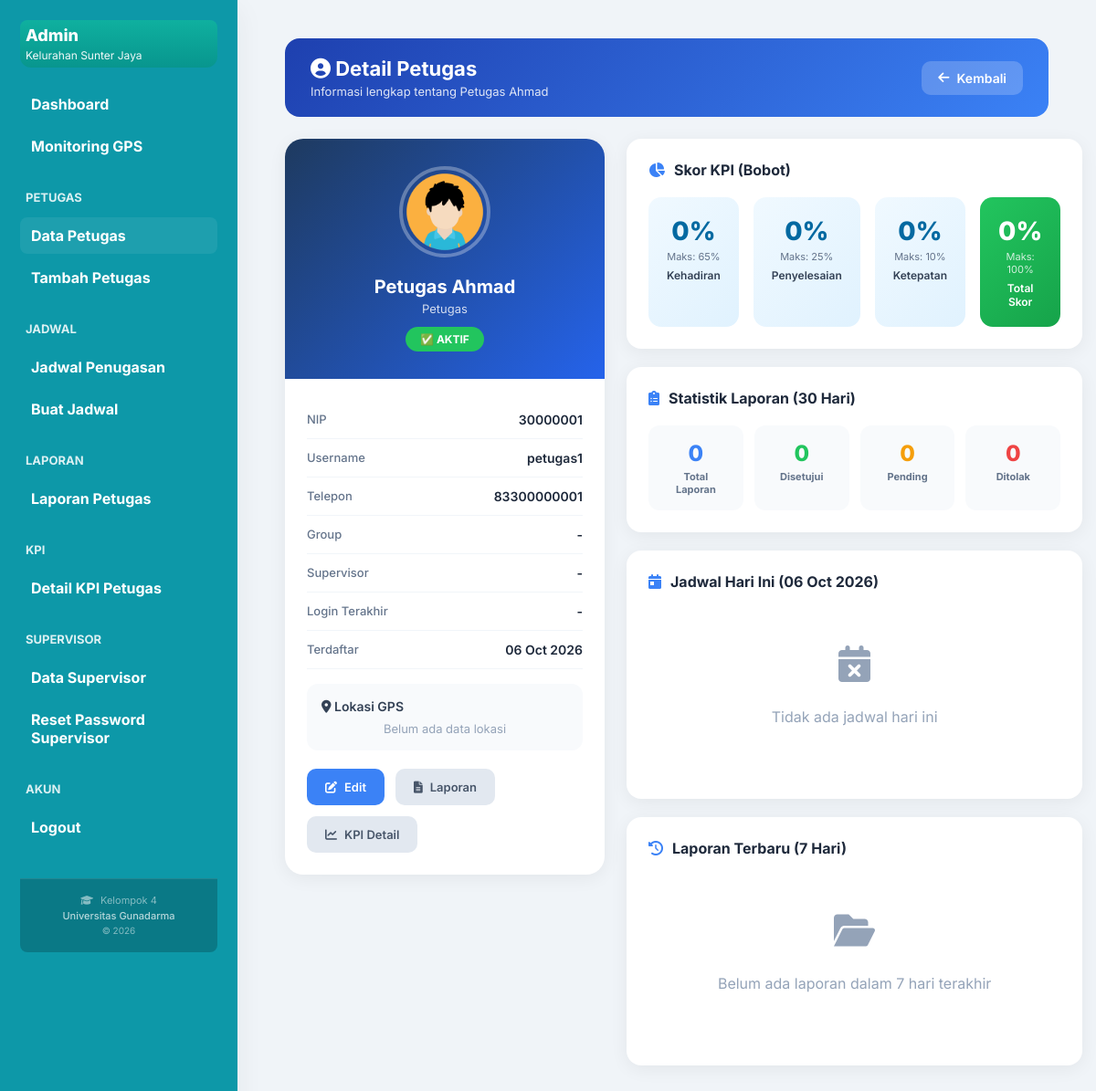
/admin/views/detail_petugas.php?id=21 (signed in), run on the app's committed database.
### tables this page shows
CREATE TABLE IF NOT EXISTS users (
    id BIGINT PRIMARY KEY AUTO_INCREMENT,
    nip INT(8) UNIQUE,
    name VARCHAR(100) NOT NULL,
    username VARCHAR(50) UNIQUE,
    password_hash VARCHAR(255) NOT NULL,
    role ENUM('admin', 'petugas', 'supervisor') NOT NULL DEFAULT 'petugas',
    status ENUM('aktif', 'nonaktif', 'cuti') NOT NULL DEFAULT 'aktif',
    group_id BIGINT NULL,
    supervisor_id BIGINT NULL,
    phone BIGINT,
    photo_path VARCHAR(255) DEFAULT '/default-avatar.png',
    last_login TIMESTAMP NULL,
    last_activity TIMESTAMP NULL,
    last_status_change TIMESTAMP NULL,
    latitude DECIMAL(10, 8),
    longitude DECIMAL(11, 8),
    last_location_update TIMESTAMP NULL,
    created_at TIMESTAMP DEFAULT CURRENT_TIMESTAMP,
    updated_at TIMESTAMP DEFAULT CURRENT_TIMESTAMP ON UPDATE CURRENT_TIMESTAMP
);

### admin/views/detail_petugas.php (the view, shortened to what this page needs)
<?php
$userId = (int)($_GET['id'] ?? 0);
$pdo = Database::getInstance()->getConnection();
$userStmt = $pdo->prepare("
    SELECT
        u.*,
        g.name AS group_name,
        sup.name AS supervisor_name
    FROM users u
    LEFT JOIN `groups` g ON u.group_id = g.id
    LEFT JOIN users sup ON u.supervisor_id = sup.id
    WHERE u.id = ?
");
$userStmt->execute([$userId]);
$user = $userStmt->fetch(PDO::FETCH_ASSOC);
$kpiStmt = $pdo->prepare("
    SELECT presence_rate, completion_rate, punctuality_rate, score_total, effective_date, calculated_at
    FROM kpi_scores
    WHERE user_id = ?
    ORDER BY effective_date DESC
    LIMIT 1
");
$kpiStmt->execute([$userId]);
$kpi = $kpiStmt->fetch(PDO::FETCH_ASSOC);
$kpiWeighted = [
    'attendance' => $kpi ? round((float)$kpi['presence_rate'] * 0.65, 1) : 0,
    'completion' => $kpi ? round((float)$kpi['completion_rate'] * 0.25, 1) : 0,
    'punctuality' => $kpi ? round((float)$kpi['punctuality_rate'] * 0.10, 1) : 0,
    'total' => $kpi ? (float)$kpi['score_total'] : 0
];
$today = date('Y-m-d');
$scheduleStmt = $pdo->prepare("
    SELECT s.*, z.name AS zone_name, z.rw_code, r.id AS report_id, r.status AS report_status,
        CASE
            WHEN r.id IS NOT NULL THEN 'sudah_lapor'
            WHEN :user_status = 'online' AND s.shift_start <= CURRENT_TIME AND s.shift_end >= CURRENT_TIME THEN 'sedang_mengerjakan'
            WHEN s.shift_start <= CURRENT_TIME THEN 'belum_lapor'
            ELSE 'belum_mulai'
        END as work_status
    FROM schedules s
    LEFT JOIN zones z ON s.zone_id = z.id
    LEFT JOIN reports r ON r.schedule_id = s.id
    WHERE s.user_id = :user_id AND s.work_date = :work_date
    ORDER BY s.shift_start ASC
");
$scheduleStmt->execute([':user_id' => $userId, ':work_date' => $today, ':user_status' => $user['status'] ?? 'offline']);
$todaySchedules = $scheduleStmt->fetchAll(PDO::FETCH_ASSOC);
$reportStmt = $pdo->prepare("
    SELECT r.*, z.name AS zone_name, z.rw_code,
           (SELECT COUNT(*) FROM report_photos WHERE report_id = r.id) AS photo_count
    FROM reports r
    LEFT JOIN zones z ON r.zone_id = z.id
    WHERE r.user_id = ? AND r.work_date >= DATE_SUB(CURDATE(), INTERVAL 7 DAY)
    ORDER BY r.created_at DESC
    LIMIT 10
");
$reportStmt->execute([$userId]);
$recentReports = $reportStmt->fetchAll(PDO::FETCH_ASSOC);
$statsStmt = $pdo->prepare("
    SELECT
        COUNT(*) AS total_reports,
        SUM(CASE WHEN status = 'approved' THEN 1 ELSE 0 END) AS approved_reports,
        SUM(CASE WHEN status = 'rejected' THEN 1 ELSE 0 END) AS rejected_reports,
        SUM(CASE WHEN status = 'pending' THEN 1 ELSE 0 END) AS pending_reports
    FROM reports
    WHERE user_id = ? AND work_date >= DATE_SUB(CURDATE(), INTERVAL 30 DAY)
");
$statsStmt->execute([$userId]);
$stats = $statsStmt->fetch(PDO::FETCH_ASSOC);
function safeText($v) { return htmlspecialchars($v ?? '', ENT_QUOTES, 'UTF-8'); }
function getStatusColor($status) {
    switch ($status) {
        case 'aktif': return '#22c55e';
    }
}
function getStatusLabel($status) {
    switch ($status) {
        case 'aktif': return '✅ Aktif';
    }
}
?>
<!DOCTYPE html>
<html lang="id">
<head>
    <link rel="stylesheet" href="../css/dashboard.css">
    <link rel="stylesheet" href="https://cdnjs.cloudflare.com/ajax/libs/font-awesome/6.0.0/css/all.min.css">
</head>
<body>
<div class="app">
    <?php $activePage = 'data_petugas'; require_once '../../admin/components/sidebar.php'; ?>
    <main class="main">
        <div class="detail-container">
            <div class="page-header">
                <div>
                    <h1><i class="fas fa-user-circle"></i> Detail Petugas</h1>
                    <div style="font-size:13px; opacity:0.85; margin-top:4px;">Informasi lengkap tentang <?php echo safeText($user['name']); ?></div>
                </div>
                <a href="data_petugas.php" class="back-btn"><i class="fas fa-arrow-left"></i> Kembali</a>
            </div>
            <div class="main-grid">
                <div class="left-column">
                    <div class="profile-card">
                        <div class="profile-header">
                            <?php
                                $photoPath = $user['photo_path'] && $user['photo_path'] !== '/default-avatar.png'
                                    ? '../../public/uploads/' . $user['photo_path']
                                    : '../../assets/icon/icon-avatar.png';
                            ?>
                            <img src="<?php echo $photoPath; ?>" alt="Avatar" class="avatar-lg" onerror="this.src='../../assets/icon/icon-avatar.png'">
                            <h2 class="profile-name"><?php echo safeText($user['name']); ?></h2>
                            <div class="profile-role"><?php echo safeText(ucfirst($user['role'])); ?></div>
                            <div class="status-badge-lg" style="background:<?php echo getStatusColor($user['status']); ?>; color:white;">
                                <?php echo getStatusLabel($user['status']); ?>
                            </div>
                        </div>
                        <div class="profile-body">
                            <div class="info-row">
                                <span class="info-label">NIP</span>
                                <span class="info-value"><?php echo safeText($user['nip'] ?? '-'); ?></span>
                            </div>
                            <div class="info-row">
                                <span class="info-label">Username</span>
                                <span class="info-value"><?php echo safeText($user['username']); ?></span>
                            </div>
                            <div class="info-row">
                                <span class="info-label">Telepon</span>
                                <span class="info-value"><?php echo safeText($user['phone'] ?? '-'); ?></span>
                            </div>
                            <div class="info-row">
                                <span class="info-label">Group</span>
                                <span class="info-value"><?php echo safeText($user['group_name'] ?? '-'); ?></span>
                            </div>
                            <div class="info-row">
                                <span class="info-label">Supervisor</span>
                                <span class="info-value"><?php echo safeText($user['supervisor_name'] ?? '-'); ?></span>
                            </div>
                            <div class="info-row">
                                <span class="info-label">Login Terakhir</span>
                                <span class="info-value"><?php echo $user['last_login'] ? date('d/m/Y H:i', strtotime($user['last_login'])) : '-'; ?></span>
                            </div>
                            <div class="info-row">
                                <span class="info-label">Terdaftar</span>
                                <span class="info-value"><?php echo date('d M Y', strtotime($user['created_at'])); ?></span>
                            </div>
                            <div class="gps-card">
                                <div class="gps-header">
                                    <span class="gps-title"><i class="fas fa-map-marker-alt"></i> Lokasi GPS</span>
                                </div>
                                <div id="gps-data-container">
                                <?php if ($user['latitude'] && $user['longitude']): ?>
                                    <div class="gps-coords" id="gps-coords"><?php echo $user['latitude']; ?>, <?php echo $user['longitude']; ?></div>
                                    <a href="https://www.google.com/maps?q=<?php echo $user['latitude']; ?>,<?php echo $user['longitude']; ?>" target="_blank" class="gps-btn" id="gps-link">
                                        <i class="fas fa-external-link-alt"></i> Buka Google Maps
                                    </a>
                                <?php else: ?>
                                    <div style="color:#94a3b8; font-size:13px; text-align:center;">Belum ada data lokasi</div>
                                <?php endif; ?>
                                </div>
                            </div>
                            <div class="action-row">
                                <a href="edit_petugas.php?id=<?php echo $userId; ?>" class="btn-action btn-primary">
                                    <i class="fas fa-edit"></i> Edit
                                </a>
                                <a href="laporan_petugas.php?user_id=<?php echo $userId; ?>" class="btn-action btn-secondary">
                                    <i class="fas fa-file-alt"></i> Laporan
                                </a>
                                <a href="detail_kpi.php?id=<?php echo $userId; ?>" class="btn-action btn-secondary">
                                    <i class="fas fa-chart-line"></i> KPI Detail
                                </a>
                            </div>
                        </div>
                    </div>
                </div>
                <div class="right-column">
                    <div class="section-card">
                        <h3 class="section-title"><i class="fas fa-chart-pie"></i> Skor KPI (Bobot)</h3>
                        <div class="kpi-grid">
                            <div class="kpi-item">
                                <div class="kpi-value"><?php echo $kpiWeighted['attendance']; ?>%</div>
                                <div class="kpi-max">Maks: 65%</div>
                                <div class="kpi-label">Kehadiran</div>
                            </div>
                            <div class="kpi-item">
                                <div class="kpi-value"><?php echo $kpiWeighted['completion']; ?>%</div>
                                <div class="kpi-max">Maks: 25%</div>
                                <div class="kpi-label">Penyelesaian</div>
                            </div>
                            <div class="kpi-item">
                                <div class="kpi-value"><?php echo $kpiWeighted['punctuality']; ?>%</div>
                                <div class="kpi-max">Maks: 10%</div>
                                <div class="kpi-label">Ketepatan</div>
                            </div>
                            <div class="kpi-item total">
                                <div class="kpi-value"><?php echo $kpiWeighted['total']; ?>%</div>
                                <div class="kpi-max">Maks: 100%</div>
                                <div class="kpi-label">Total Skor</div>
                            </div>
                        </div>
                    </div>
                    <div class="section-card">
                        <h3 class="section-title"><i class="fas fa-clipboard-list"></i> Statistik Laporan (30 Hari)</h3>
                        <div class="stats-grid">
                            <div class="stat-box total">
                                <div class="stat-num"><?php echo $stats['total_reports'] ?? 0; ?></div>
                                <div class="stat-label">Total Laporan</div>
                            </div>
                            <div class="stat-box approved">
                                <div class="stat-num"><?php echo $stats['approved_reports'] ?? 0; ?></div>
                                <div class="stat-label">Disetujui</div>
                            </div>
                            <div class="stat-box pending">
                                <div class="stat-num"><?php echo $stats['pending_reports'] ?? 0; ?></div>
                                <div class="stat-label">Pending</div>
                            </div>
                            <div class="stat-box rejected">
                                <div class="stat-num"><?php echo $stats['rejected_reports'] ?? 0; ?></div>
                                <div class="stat-label">Ditolak</div>
                            </div>
                        </div>
                    </div>
                    <div class="section-card">
                        <h3 class="section-title"><i class="fas fa-calendar-day"></i> Jadwal Hari Ini (<?php echo date('d M Y'); ?>)</h3>
                        <?php if (empty($todaySchedules)): ?>
                            <div class="empty-state">
                                <i class="fas fa-calendar-times"></i>
                                <p>Tidak ada jadwal hari ini</p>
                            </div>
                        <?php endif; ?>
                    </div>
                    <div class="section-card">
                        <h3 class="section-title"><i class="fas fa-history"></i> Laporan Terbaru (7 Hari)</h3>
                        <?php if (empty($recentReports)): ?>
                            <div class="empty-state">
                                <i class="fas fa-folder-open"></i>
                                <p>Belum ada laporan dalam 7 hari terakhir</p>
                            </div>
                        <?php endif; ?>
                    </div>
                </div>
            </div>
        </div>
    </main>
</div>
</body>
</html>

### data on the page
users: name "Petugas Ahmad", role "Petugas", status "✅ AKTIF", nip "30000001", username "petugas1", phone "83300000001", created_at "06 Oct 2026"

### other printed values
safeText($user['group_name'] ?? '-') "-"
safeText($user['supervisor_name'] ?? '-') "-"
$kpiWeighted['attendance'] "0"
$kpiWeighted['completion'] "0"
$kpiWeighted['punctuality'] "0"
$kpiWeighted['total'] "0"
$stats['total_reports'] "0"
$stats['approved_reports'] "0"
$stats['pending_reports'] "0"
$stats['rejected_reports'] "0"
